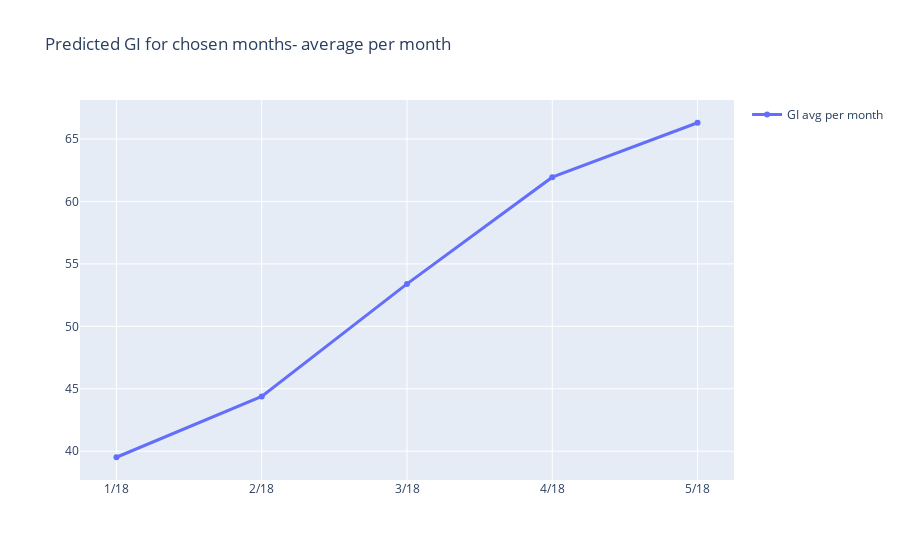

The cell this chart's notebook holds for it:
### Code cell
monthly_df = prediction.groupby([prediction.date.dt.year, prediction.date.dt.month])['sales'].mean()
monthly_df.index = monthly_df.index.set_names(['year', 'month'])
monthly_df = monthly_df.reset_index()
x_axis = []
for y in range(18, 25):
    for m in range(1,13):
        x_axis.append("{}/{}".format(m,y))
trace = go.Scatter(x= x_axis, y= monthly_df.sales, mode= 'lines+markers', name= 'GI avg per month', line=dict(width=3))
layout = go.Layout(autosize=True, title= 'Predicted GI for chosen months- average per month', showlegend=True)
fig = go.Figure(data=[trace], layout=layout)
iplot(fig)

### Figure 1 — Plotly figure (JSON) as saved in the notebook; plotly's stock layout.template omitted (floating-point values rounded to 4 significant figures)
{"data": [{"line": {"width": 3}, "mode": "lines+markers", "name": "GI avg per month", "type": "scatter", "x": ["1/18", "2/18", "3/18", "4/18", "5/18", "6/18", "7/18", "8/18", "9/18", "10/18", "11/18", "12/18", "1/19", "2/19", "3/19", "4/19", "5/19", "6/19", "7/19", "8/19", "9/19", "10/19", "11/19", "12/19", "1/20", "2/20", "3/20", "4/20", "5/20", "6/20", "7/20", "8/20", "9/20", "10/20", "11/20", "12/20", "1/21", "2/21", "3/21", "4/21", "5/21", "6/21", "7/21", "8/21", "9/21", "10/21", "11/21", "12/21", "1/22", "2/22", "3/22", "4/22", "5/22", "6/22", "7/22", "8/22", "9/22", "10/22", "11/22", "12/22", "1/23", "2/23", "3/23", "4/23", "5/23", "6/23", "7/23", "8/23", "9/23", "10/23", "11/23", "12/23", "1/24", "2/24", "3/24", "4/24", "5/24", "6/24", "7/24", "8/24", "9/24", "10/24", "11/24", "12/24"], "y": [39.51, 44.39, 53.4, 61.94, 66.3]}], "layout": {"autosize": true, "showlegend": true, "title": {"text": "Predicted GI for chosen months- average per month"}}}
